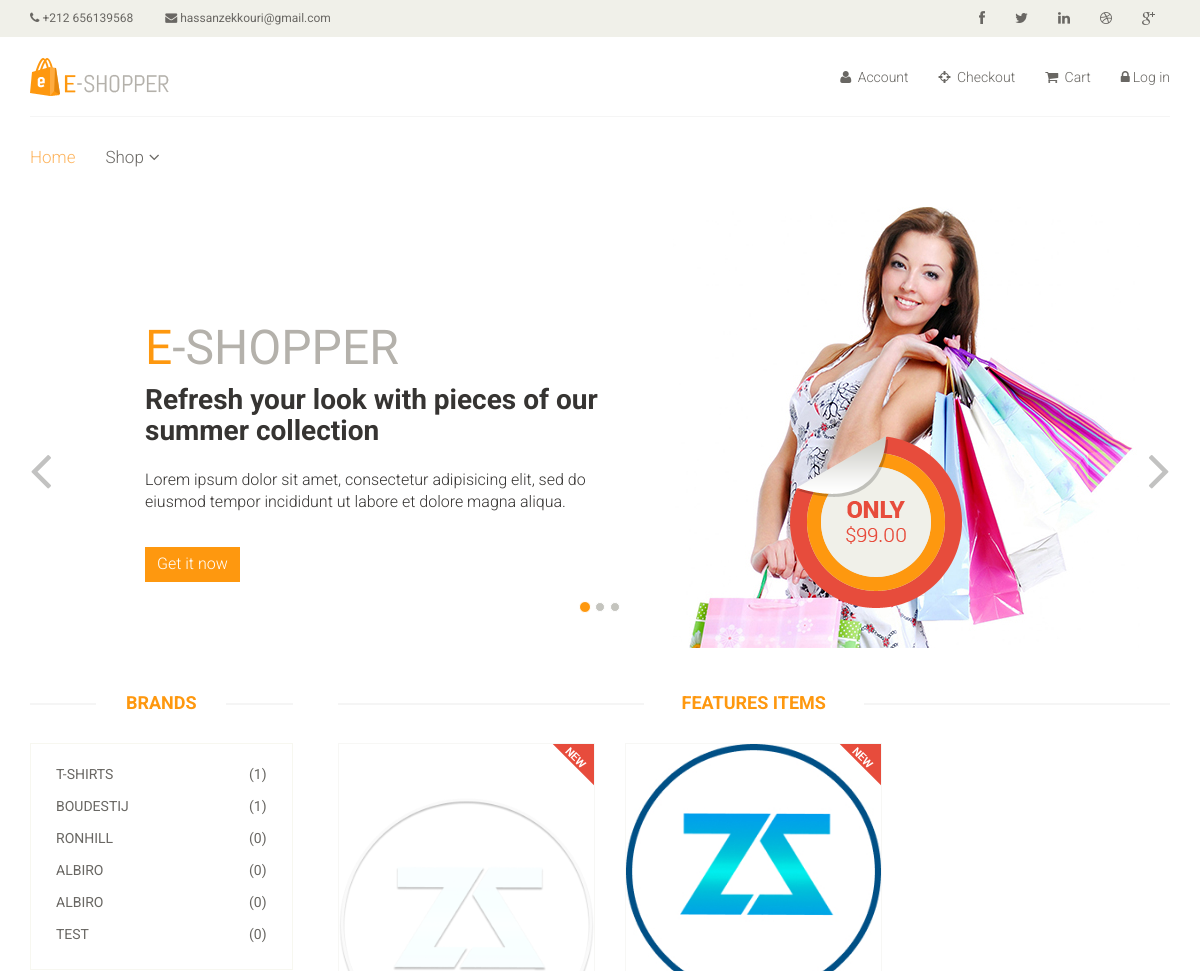
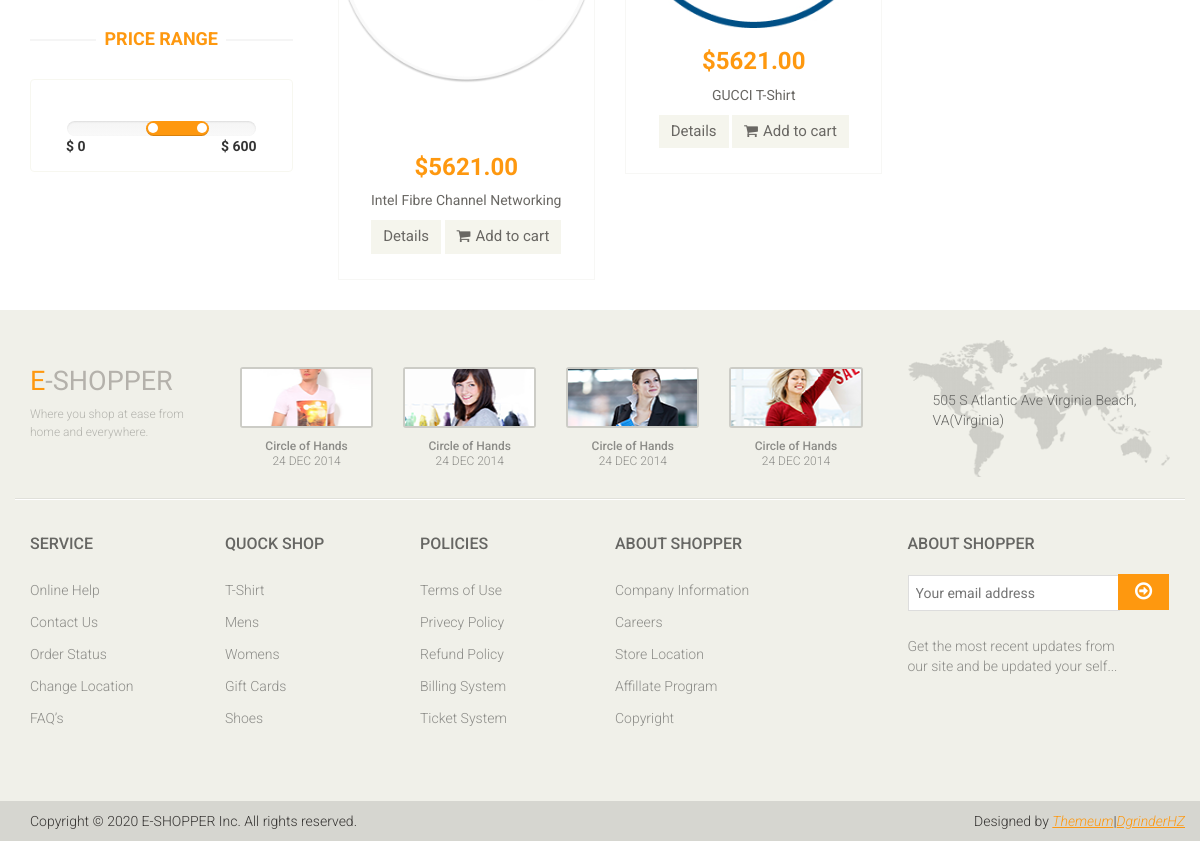
Before: /products/ with the older database file (2 pictures, top to bottom).
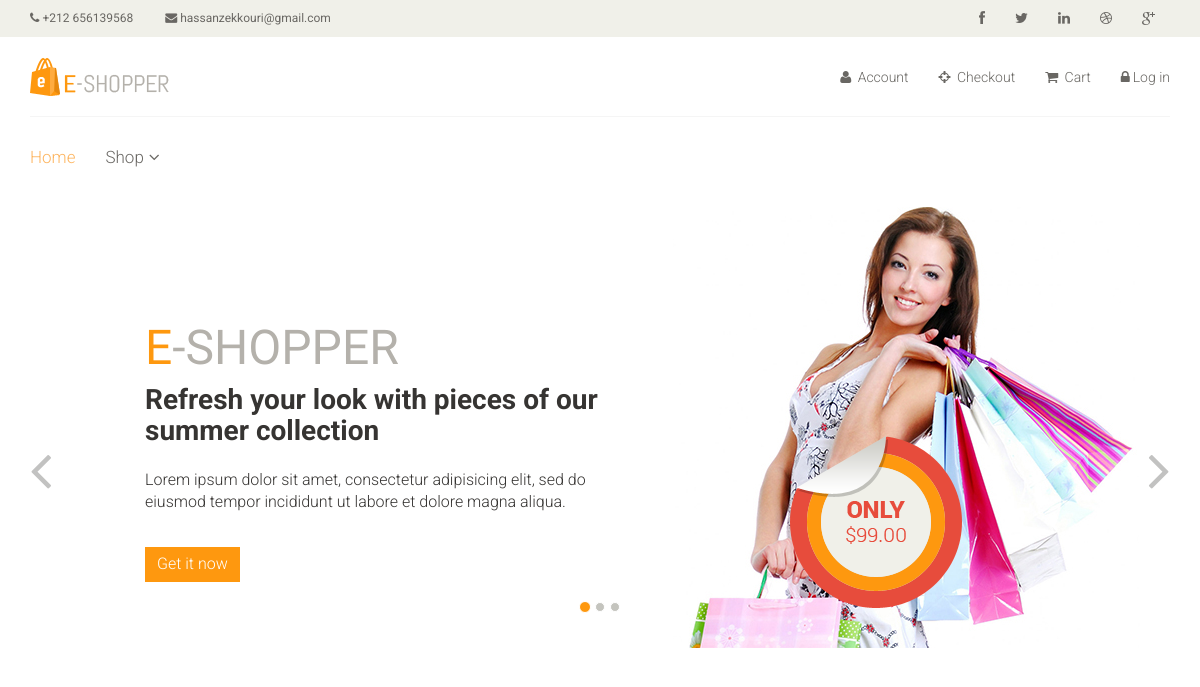
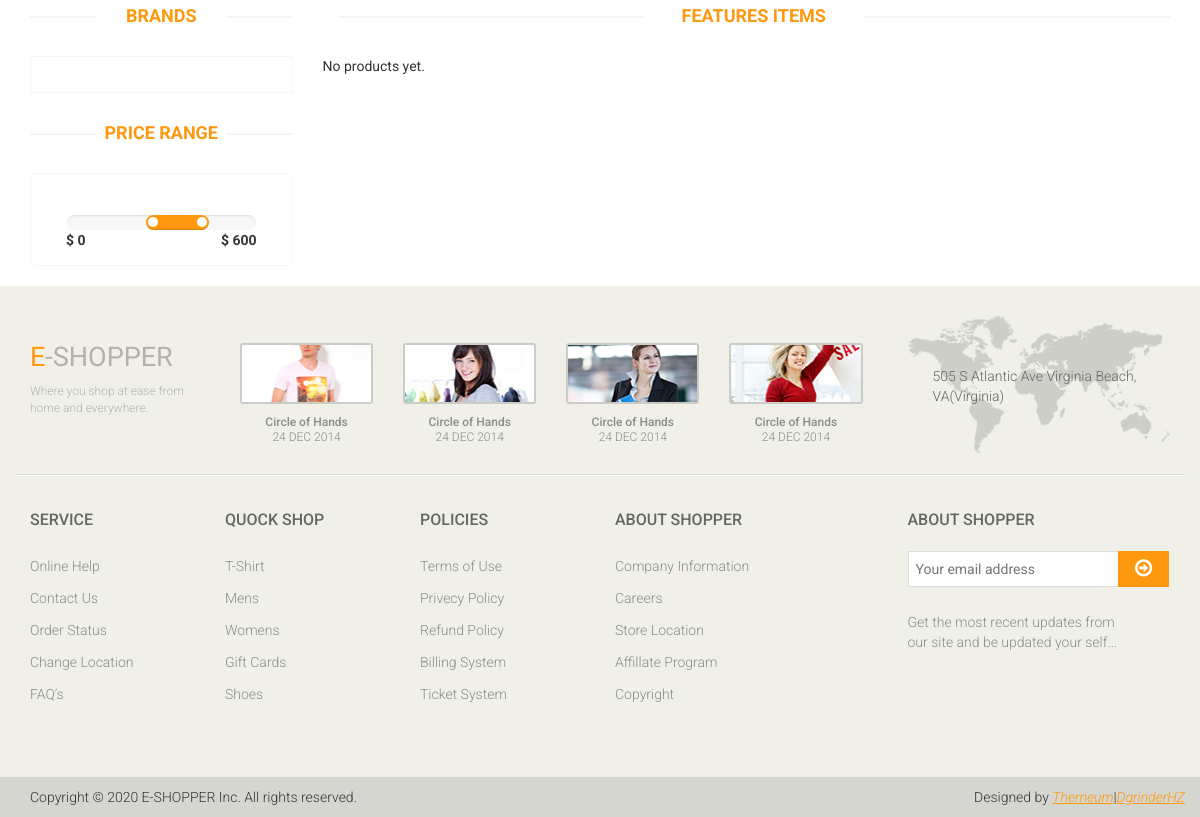
After: the same page with the newer database file (2 pictures, top to bottom).
### categories/models.py (models this page shows, shortened)
class Category(models.Model):
    title = models.CharField(max_length=100)
    products_count = models.PositiveIntegerField(default=0)

### products/models.py (models this page shows, shortened)
class Product(models.Model):
    title = models.CharField(max_length=100)
    description = models.TextField(max_length=500, blank=True, null=True)
    price = models.PositiveIntegerField()
    created_at = models.DateTimeField(auto_now_add=True)
    brand = models.CharField(max_length=100)
    image = models.ImageField(upload_to='products', null=True)
    category = models.ForeignKey(Category, on_delete=models.CASCADE)
    def get_absolute_url(self):
        return reverse('product_details', args=(self.id,))

### products/views.py (the view)
# urls.py: path('products/', products_list, name='products_list'),
def products_list(request):
    products = Product.objects.all()[:6]
    categories = Category.objects.all()[:7]
    params = {'products': products, 'categories': categories}
    return render(request, 'products/products-list.html', params)

### templates/products/products-list.html (shortened to what this page needs)
{% extends 'base.html' %}
{% load static %}
{% block content %}
<section id="slider">
    <div class="container">
        <div class="row">
            <div class="col-sm-12">
                <div id="slider-carousel" class="carousel slide" data-ride="carousel">
                    <ol class="carousel-indicators">
                        <li data-target="#slider-carousel" data-slide-to="0" class="active"></li>
                        <li data-target="#slider-carousel" data-slide-to="1"></li>
                        <li data-target="#slider-carousel" data-slide-to="2"></li>
                    </ol>
                    <div class="carousel-inner">
                        <div class="item active">
                            <div class="col-sm-6">
                                <h1><span>E</span>-SHOPPER</h1>
                                <h2>Refresh your look with pieces of our summer collection</h2>
                                <p>Lorem ipsum dolor sit amet, consectetur adipisicing elit, sed do eiusmod tempor
                                    incididunt ut labore et dolore magna aliqua. </p>
                                <button type="button" class="btn btn-default get">Get it now</button>
                            </div>
                            <div class="col-sm-6">
                                <img src="{% static 'images/home/girl1.jpg' %}" class="girl img-responsive" alt="" />
                                <img src="{% static 'images/home/pricing.png' %}" class="pricing" alt="" />
                            </div>
                        </div>
                    </div>
                    <a href="#slider-carousel" class="left control-carousel hidden-xs" data-slide="prev">
                        <i class="fa fa-angle-left"></i>
                    </a>
                    <a href="#slider-carousel" class="right control-carousel hidden-xs" data-slide="next">
                        <i class="fa fa-angle-right"></i>
                    </a>
                </div>
            </div>
        </div>
    </div>
</section>
<section>
    <div class="container">
        <div class="row">
            <div class="col-sm-3">
                <div class="left-sidebar">
                    <div class="brands_products">
                        <h2>Brands</h2>
                        <div class="brands-name">
                            <ul class="nav nav-pills nav-stacked">
                                {% for c in categories %}
                                <li><a href="{% url 'products_by_category' category_id=c.id %}"><span class="pull-right">({{c.products_count}})</span>{{c.title}}</a></li>
                                {% endfor %}
                            </ul>
                        </div>
                    </div>
                    <div class="price-range">
                        <h2>Price Range</h2>
                        <div class="well text-center">
                                data-slider-step="5" data-slider-value="[250,450]" id="sl2"><br />
                            <b class="pull-left">$ 0</b> <b class="pull-right">$ 600</b>
                        </div>
                    </div>
                </div>
            </div>
            <div class="col-sm-9 padding-right">
                <div class="features_items">
                    <h2 class="title text-center">Features Items</h2>
                    {% for product in products %}
                    <div class="col-sm-4">
                        <div class="product-image-wrapper">
                            <div class="single-products">
                                <div class="productinfo text-center">
                                    <img src="{{product.image.url}}" alt="" />
                                    <h2>${{ product.price | floatformat:2 }}</h2>
                                    <p>{{ product.brand | capfirst }} {{ product.title | capfirst }}</p>
                                    <a href="{{product.get_absolute_url}}"
                                        class="btn btn-default add-to-cart">Details</a>
                                    <a href="{% url 'add_to_cart' product_id=product.id %}" class="btn btn-default add-to-cart"><i
                                            class="fa fa-shopping-cart"></i>Add to cart</a>
                                </div>
                                <div class="product-overlay">
                                    <div class="overlay-content">
                                    </div>
                                </div>
                                <img src="{% static 'images/home/new.png' %}" class="new" alt="" />
                            </div>
                        </div>
                    </div>
                    {% empty %}
                    <p>No products yet.</p>
                    {% endfor %}
                </div>
            </div>
        </div>
    </div>
</section>
{% endblock %}

### templates/base.html (shortened to what this page needs)
{% load static %}
<!DOCTYPE html>
<html lang="en">
<head>
    <link href="{% static 'css/bootstrap.min.css' %}" rel="stylesheet">
    <link href="{% static 'css/font-awesome.min.css' %}" rel="stylesheet">
    <link href="{% static 'css/prettyPhoto.css' %}" rel="stylesheet">
    <link href="{% static 'css/price-range.css' %}" rel="stylesheet">
    <link href="{% static 'css/animate.css' %}" rel="stylesheet">
    <link href="{% static 'css/main.css' %}" rel="stylesheet">
    <link href="{% static 'css/responsive.css' %}" rel="stylesheet">
</head>
<body>
    <header id="header">
        <div class="header_top">
            <div class="container">
                <div class="row">
                    <div class="col-sm-6">
                        <div class="contactinfo">
                            <ul class="nav nav-pills">
                                <li><a href="#"><i class="fa fa-phone"></i> +212 656139568</a></li>
                                <li><a href="#"><i class="fa fa-envelope"></i> hassanzekkouri@gmail.com</a></li>
                            </ul>
                        </div>
                    </div>
                    <div class="col-sm-6">
                        <div class="social-icons pull-right">
                            <ul class="nav navbar-nav">
                                <li><a href="#"><i class="fa fa-facebook"></i></a></li>
                                <li><a href="#"><i class="fa fa-twitter"></i></a></li>
                                <li><a href="#"><i class="fa fa-linkedin"></i></a></li>
                                <li><a href="#"><i class="fa fa-dribbble"></i></a></li>
                                <li><a href="#"><i class="fa fa-google-plus"></i></a></li>
                            </ul>
                        </div>
                    </div>
                </div>
            </div>
        </div>
        <div class="header-middle">
            <div class="container">
                <div class="row">
                    <div class="col-sm-4">
                        <div class="logo pull-left">
                            <a href="{% url 'home' %}"><img src="{% static 'images/home/logo.png' %}" alt="" /></a>
                        </div>
                    </div>
                    <div class="col-sm-8">
                        <div class="shop-menu pull-right">
                            <ul class="nav navbar-nav">
                                <li><a href="{% url 'user_detail' %}"><i class="fa fa-user"></i> Account</a></li>
                                <li><a href="{% url 'order' %}"><i class="fa fa-crosshairs"></i> Checkout</a></li>
                                <li>
                                    <a href="{% url 'cart' %}">
                                        <i class="fa fa-shopping-cart"></i>
                                        Cart
                                    </a>
                                </li>
                                <li>
                                    {% if user.is_authenticated %}
                                    <p>Hi, {{ user.username }}</p>
                                    <a href="{% url 'logout' %}"><i class="fa fa-lock"></i>Log out</a>
                                    {% else  %}
                                    <a href="{% url 'login' %}"><i class="fa fa-lock"></i>Log in</a>
                                    {% endif %}
                                </li>
                            </ul>
                        </div>
                    </div>
                </div>
            </div>
        </div>
        <div class="header-bottom">
            <div class="container">
                <div class="row">
                    <div class="col-sm-9">
                        <div class="mainmenu pull-left">
                            <ul class="nav navbar-nav collapse navbar-collapse">
                                <li><a href="{% url 'home' %}" class="active">Home</a></li>
                                <li class="dropdown"><a href="#">Shop<i class="fa fa-angle-down"></i></a>
                                </li>
                            </ul>
                        </div>
                    </div>
                </div>
            </div>
        </div>
    </header>
    {% block content %}
    {% endblock %}
    <footer id="footer">
		<div class="footer-top">
			<div class="container">
				<div class="row">
					<div class="col-sm-2">
						<div class="companyinfo">
							<h2><span>e</span>-shopper</h2>
							<p>Where you shop at ease from home and everywhere.</p>
						</div>
					</div>
					<div class="col-sm-7">
						<div class="col-sm-3">
							<div class="video-gallery text-center">
								<a href="https://www.youtube.com/watch?v=r-9tRdQ_74Y" target="_blank">
									<div class="iframe-img">
										<img src="{% static 'images/home/iframe1.png' %}" alt="" />
									</div>
								</a>
								<p>Circle of Hands</p>
								<h2>24 DEC 2014</h2>
							</div>
						</div>
						<div class="col-sm-3">
							<div class="video-gallery text-center">
								<a href="https://www.youtube.com/watch?v=r-9tRdQ_74Y" target="_blank">
									<div class="iframe-img">
										<img src="{% static 'images/home/iframe2.png' %}" alt="" />
									</div>
								</a>
								<p>Circle of Hands</p>
								<h2>24 DEC 2014</h2>
							</div>
						</div>
						<div class="col-sm-3">
							<div class="video-gallery text-center">
								<a href="https://www.youtube.com/watch?v=r-9tRdQ_74Y" target="_blank">
									<div class="iframe-img">
										<img src="{% static 'images/home/iframe3.png' %}" alt="" />
									</div>
								</a>
								<p>Circle of Hands</p>
								<h2>24 DEC 2014</h2>
							</div>
						</div>
						<div class="col-sm-3">
							<div class="video-gallery text-center">
								<a href="https://www.youtube.com/watch?v=r-9tRdQ_74Y" target="_blank">
									<div class="iframe-img">
										<img src="{% static 'images/home/iframe4.png' %}" alt="" />
									</div>
								</a>
								<p>Circle of Hands</p>
								<h2>24 DEC 2014</h2>
							</div>
						</div>
					</div>
					<div class="col-sm-3">
						<div class="address">
							<img src="{% static 'images/home/map.png' %}" alt="" />
							<p>505 S Atlantic Ave Virginia Beach, VA(Virginia)</p>
						</div>
					</div>
				</div>
			</div>
		</div>
		<div class="footer-widget">
			<div class="container">
				<div class="row">
					<div class="col-sm-2">
						<div class="single-widget">
							<h2>Service</h2>
							<ul class="nav nav-pills nav-stacked">
								<li><a href="#">Online Help</a></li>
								<li><a href="#">Contact Us</a></li>
								<li><a href="#">Order Status</a></li>
								<li><a href="#">Change Location</a></li>
								<li><a href="#">FAQ’s</a></li>
							</ul>
						</div>
					</div>
					<div class="col-sm-2">
						<div class="single-widget">
							<h2>Quock Shop</h2>
							<ul class="nav nav-pills nav-stacked">
								<li><a href="#">T-Shirt</a></li>
								<li><a href="#">Mens</a></li>
								<li><a href="#">Womens</a></li>
								<li><a href="#">Gift Cards</a></li>
								<li><a href="#">Shoes</a></li>
							</ul>
						</div>
					</div>
					<div class="col-sm-2">
						<div class="single-widget">
							<h2>Policies</h2>
							<ul class="nav nav-pills nav-stacked">
								<li><a href="#">Terms of Use</a></li>
								<li><a href="#">Privecy Policy</a></li>
								<li><a href="#">Refund Policy</a></li>
								<li><a href="#">Billing System</a></li>
								<li><a href="#">Ticket System</a></li>
							</ul>
						</div>
					</div>
					<div class="col-sm-2">
						<div class="single-widget">
							<h2>About Shopper</h2>
							<ul class="nav nav-pills nav-stacked">
								<li><a href="#">Company Information</a></li>
								<li><a href="#">Careers</a></li>
								<li><a href="#">Store Location</a></li>
								<li><a href="#">Affillate Program</a></li>
								<li><a href="#">Copyright</a></li>
							</ul>
						</div>
					</div>
					<div class="col-sm-3 col-sm-offset-1">
						<div class="single-widget">
							<h2>About Shopper</h2>
							<form action="#" class="searchform">
								<input type="text" placeholder="Your email address" />
								<button type="submit" class="btn btn-default"><i class="fa fa-arrow-circle-o-right"></i></button>
								<p>Get the most recent updates from <br />our site and be updated your self...</p>
							</form>
						</div>
					</div>
				</div>
			</div>
		</div>
		<div class="footer-bottom">
			<div class="container">
				<div class="row">
					<p class="pull-left">Copyright © 2020 E-SHOPPER Inc. All rights reserved.</p>
					<p class="pull-right">Designed by <span><a target="_blank" href="http://www.themeum.com">Themeum</a>|<a target="_blank" href="https://github.com/DgrinderHZ">DgrinderHZ</a></span></p>
				</div>
			</div>
		</div>
	</footer>
</body>
</html>
</html>

Changed rows visible on the page:
removed Category: products_count "1", title "T-SHIRTS"
removed Category: products_count "1", title "BOUDESTIJ"
removed Category: products_count "0", title "RONHILL"
removed Category: products_count "0", title "ALBIRO"
removed Category: products_count "0", title "ALBIRO"
removed Category: products_count "0", title "TEST"
removed Product: image (picture), price "5621.00", brand "Intel", title "Fibre Channel Networking"
removed Product: image (picture), price "5621.00", brand "GUCCI", title "T-Shirt"
Other visible differences:
text now shown: "No products yet."
